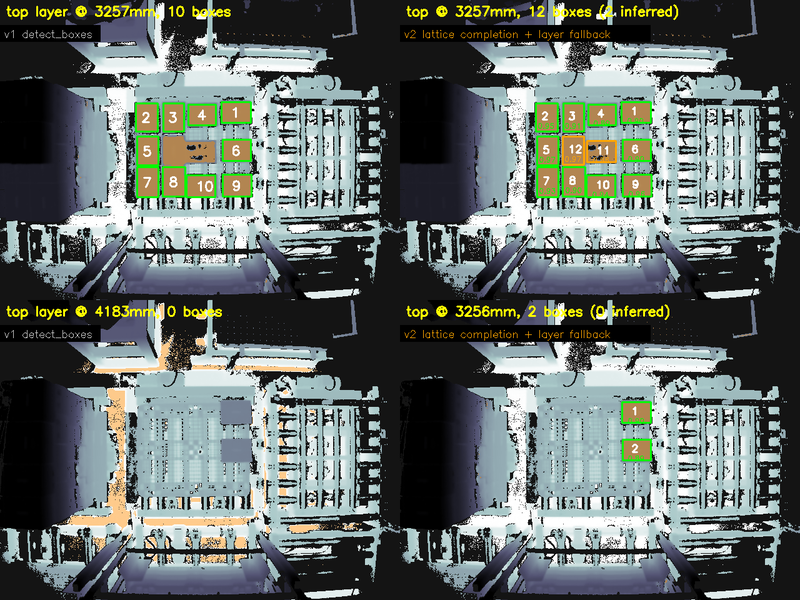
#> input picture assets/detector_v2_recovered.png, 800 x 600 px, shrunk from 1280 x 960 before the run
$ python make_summary_pdf.py
#> lines starting #> are read from the running program, lines starting #| are printed output that depends on the picture
# -*- coding: utf-8 -*-
"""로봇 관련 핵심만 추린 2장 요약 PDF (A4 가로). 로컬 산출물 — docs/research/ (gitignore).

    python tools/make_summary_pdf.py  ->  docs/research/Robot_Sim_요약_2p.pdf (+ 페이지 PNG 미리보기)

1장: 한 줄 소개 + 워크플로 그림(데이터 → 인식 → 로봇 좌표 → 트윈 폐루프 → ROS2, 대차 갈래) + 핵심 수치 타일 6개 + 한계 4줄.
2장: 결과 그림 6장. 캡션은 화면에 보이는 것부터 두 줄 안에.
글은 되도록 줄이고 그림과 수치로 보여 준다. 남기는 문장은 기호 나열 대신 문장으로 쓴다.
"""
from __future__ import annotations

import textwrap
from pathlib import Path

import matplotlib
matplotlib.use("Agg")
import matplotlib.font_manager as fm
import matplotlib.pyplot as plt
from matplotlib.backends.backend_pdf import PdfPages
from matplotlib.image import imread
from matplotlib.patches import FancyArrowPatch, FancyBboxPatch

ROOT = Path(__file__).resolve().parent.parent
A = ROOT / "assets"
OUT = ROOT / "docs" / "research" / "Robot_Sim_요약_2p.pdf"
PAGE_W, PAGE_H = 11.69, 8.27          # A4 가로 (inch)

for cand in (r"C:\Windows\Fonts\malgun.ttf", "/usr/share/fonts/truetype/nanum/NanumGothic.ttf"):
    if Path(cand).exists():
        fm.fontManager.addfont(cand)
        plt.rcParams["font.family"] = fm.FontProperties(fname=cand).get_name()
        break
plt.rcParams["axes.unicode_minus"] = False
INK, MUTED, ACC, RED, RULE = "#111827", "#4b5563", "#1d4ed8", "#b91c1c", "#d1d5db"


def _clean(s: str) -> str:
    # Malgun Gothic 에 없는 글리프 치환 (U+2212 MINUS 등)
    return s.replace("−", "-").replace("≥", ">=").replace("≤", "<=")


def _wrap(s: str, width_frac: float, size: float) -> str:
    """페이지 폭 비율 width_frac 안에 들어가게 줄바꿈. 한글 혼용 기준 보수적 폭 추정."""
    width_in = width_frac * PAGE_W
    chars = max(int(width_in * 72 / (size * 0.78)), 20)
    return "\n".join(textwrap.fill(line, chars) for line in _clean(s).split("\n"))


def text(fig, x, y, s, size=9.5, color=INK, weight="normal", ha="left", va="top", wrap=None):
    if wrap:
        s = _wrap(s, wrap, size)
    else:
        s = _clean(s)
    fig.text(x, y, s, fontsize=size, color=color, fontweight=weight, ha=ha, va=va, linespacing=1.45)


def rule(fig, y, x0=0.04, x1=0.96):
    fig.add_artist(plt.Line2D([x0, x1], [y, y], transform=fig.transFigure, color=RULE, linewidth=0.6))


def image(fig, path, box, title=None, caption=None, caption_size=8.0):
    """box = (x0, y_top, w, h) 페이지 비율. 이미지 비율을 유지해 박스 안 왼쪽 위에 붙이고,
    제목은 이미지 바로 위, 캡션은 이미지 바로 아래에 (박스가 아니라 실제 이미지 기준)."""
    x0, y_top, w, h = box
    if title:
        text(fig, x0, y_top + 0.004, title, 10.5, INK, weight="bold", va="bottom")
    if not Path(path).exists():
        fig.text(x0 + w / 2, y_top - h / 2, f"(missing) {Path(path).name}", ha="center", color=RED)
        return
    im = imread(path)
    ih, iw = im.shape[:2]
    box_w_in, box_h_in = w * PAGE_W, h * PAGE_H
    scale = min(box_w_in / iw, box_h_in / ih)
    w_fit, h_fit = iw * scale / PAGE_W, ih * scale / PAGE_H
    ax = fig.add_axes((x0, y_top - h_fit, w_fit, h_fit))
    ax.axis("off")
    ax.imshow(im)
    if caption:
        text(fig, x0, y_top - h_fit - 0.008, caption, caption_size, MUTED, wrap=w)


# ----------------------------------------------------------------------------- 도형 (워크플로용)
def box(fig, x, y, w, h, fill="#f7f8fa", edge="#9aa3ad", lw=1.0, dash=None):
    """페이지 비율 좌표의 둥근 상자."""
    p = FancyBboxPatch((x, y), w, h, boxstyle="round,pad=0,rounding_size=0.008",
                       transform=fig.transFigure, facecolor=fill, edgecolor=edge, linewidth=lw,
                       linestyle=(0, (4, 3)) if dash else "solid", zorder=1)
    fig.add_artist(p)
    return p


def arrow(fig, x1, y1, x2, y2, color="#4b5563", label=None, lw=1.2):
    a = FancyArrowPatch((x1, y1), (x2, y2), transform=fig.transFigure, arrowstyle="-|>",
                        mutation_scale=11, color=color, linewidth=lw, zorder=2)
    fig.add_artist(a)
    if label:
        fig.text((x1 + x2) / 2, max(y1, y2) + 0.012, _clean(label), fontsize=7.0, color=MUTED, ha="center")


def stage(fig, x, y, w, h, title, lines, kpi=None, fill="#f7f8fa", edge="#9aa3ad", tcol=INK):
    """워크플로 한 칸: 제목 + 짧은 줄 + 강조 수치."""
    box(fig, x, y, w, h, fill, edge)
    text(fig, x + 0.010, y + h - 0.016, title, 9.6, tcol, weight="bold")
    for i, ln in enumerate(lines):
        text(fig, x + 0.010, y + h - 0.045 - 0.026 * i, ln, 8.0, MUTED)
    if kpi:
        text(fig, x + 0.010, y + 0.012, kpi, 9.0, ACC, weight="bold", va="bottom")


def tile(fig, x, y, w, h, value, label, note):
    """핵심 수치 타일: 큰 숫자 + 무엇인지 + 뜻 한 줄."""
    box(fig, x, y, w, h, "#ffffff", "#cbd5e1")
    fig.text(x + w / 2, y + h - 0.030, _clean(value), fontsize=17, color=ACC, fontweight="bold",
             ha="center", va="center")
    fig.text(x + w / 2, y + h - 0.062, _clean(label), fontsize=8.4, color=INK, ha="center", va="center",
             fontweight="bold")
    fig.text(x + w / 2, y + 0.012, _clean(note), fontsize=7.4, color=MUTED, ha="center", va="bottom")


def page1(pdf):
    fig = plt.figure(figsize=(PAGE_W, PAGE_H))
    text(fig, 0.04, 0.965, "Robot_Sim — 공장 ToF 데이터로 만든 로봇 인식 소프트웨어", 15, weight="bold")
    text(fig, 0.04, 0.932,
         "공장에서 찍은 거리(ToF) 카메라 데이터로 두 가지를 만들었다. 팔레트 위 박스를 찾아 로봇이 집을 위치·자세를 내는 것, "
         "대차의 견인 고리 위치를 대차 기준 좌표로 내는 것. 같은 셀을 MuJoCo 로 재현해 인식 결과만으로 집어 옮기는 것까지 닫았고 "
         "ROS2 노드로 감쌌다. 실제 로봇은 없고 원본 데이터는 비공개다.", 9.0, MUTED, wrap=0.92)

    # ---------------------------------------------------------------- 워크플로
    text(fig, 0.04, 0.868, "워크플로 — 데이터에서 로봇 명령까지", 11.5, weight="bold")
    y, h = 0.66, 0.185
    xs = [0.040, 0.234, 0.428, 0.622, 0.816]
    w = 0.164
    stages = [
        ("① 실측 ToF", ["30장면 · 단일 SKU", "X/Y/거리/강도 640×480", "노이즈 실측으로 모델링"], "비공개 · 로컬 전용"),
        ("② 인식 (numpy/opencv)", ["층 깊이 + 강도 에지", "격자 보완으로 빈 칸 채움", "판정: OK/재촬영/저신뢰"], "167 / 167 박스"),
        ("③ 로봇 좌표", ["평면 피팅 → 중심·법선", "카메라→로봇 4×4 변환(핸드아이)", "6-DoF 픽 포즈(요 포함)"], "중심 오차 8.5 mm"),
        ("④ 셀 트윈 폐루프", ["MuJoCo 로 셀 재현", "인식 결과만으로 집기", "UR10e IK·충돌·경로 계획"], "인식 구동 78%"),
        ("⑤ ROS2 (Humble)", ["노드 6개 · rviz2", "픽 실행 액션 · TF", "launch_testing 통합 5"], "12박스 12/12"),
    ]
    for i, (x, (t, lines, kpi)) in enumerate(zip(xs, stages)):
        last = i == len(stages) - 1
        stage(fig, x, y, w, h, t, lines, kpi,
              fill="#eef5ff" if last else "#f7f8fa", edge="#2563eb" if last else "#9aa3ad",
              tcol=ACC if last else INK)
        if i:
            arrow(fig, xs[i - 1] + w, y + h / 2, x, y + h / 2)

    # 대차 갈래 (아래 줄)
    y2, h2 = 0.505, 0.115
    stages2 = [
        ("대차 장면 (실측 4회 · 합성)", ["카메라가 데크를 40° 비스듬히 봄"], None),
        ("고리 좌표", ["데크 평면·림·레일에서 대차 좌표계 추정"], "반복 RMS 3.85 mm"),
        ("AGV 도킹 (시뮬)", ["고리 포즈로 결합 위치까지 주행 · stop-and-go"], "30회 중 27회 결합"),
    ]
    xs2 = [0.040, 0.330, 0.620]
    w2 = 0.258
    for i, (x, (t, lines, kpi)) in enumerate(zip(xs2, stages2)):
        stage(fig, x, y2, w2, h2, t, lines, kpi)
        if i:
            arrow(fig, xs2[i - 1] + w2, y2 + h2 / 2, x, y2 + h2 / 2)
    # 좌표 변환이 맞는지 스스로 검사한 값 (같은 고리를 두 경로로 구해 비교)
    box(fig, 0.878, y2, 0.082, h2, "#ffffff", "#cbd5e1")
    fig.text(0.919, y2 + h2 - 0.032, "0.003 mm", fontsize=11.5, color=ACC, fontweight="bold", ha="center", va="center")
    fig.text(0.919, y2 + h2 - 0.062, _clean("좌표 변환 검사"), fontsize=7.8, color=INK, ha="center", va="center", fontweight="bold")
    fig.text(0.919, y2 + 0.014, _clean("TF 값 vs 인식 값"), fontsize=7.0, color=MUTED, ha="center", va="bottom")

    # ---------------------------------------------------------------- 핵심 수치 타일
    text(fig, 0.04, 0.455, "핵심 수치", 11.5, weight="bold")
    ty, th = 0.285, 0.135
    tw, gap = 0.1455, 0.0164
    tiles = [
        ("167 / 167", "박스 검출 (실측 30장면)", "RGB 사진으로 센 수와 같다"),
        ("8.5 mm", "픽 위치 오차 (트윈)", "시뮬레이터의 진짜 위치와 비교"),
        ("43 → 78 %", "인식만으로 집어 옮기기", "직전 층을 사전으로 쓴 뒤"),
        ("87 → 100 %", "UR10e 도달 (167포즈)", "리니어 트랙 0.6 m 를 더하면"),
        ("27 / 30", "AGV 도킹 결합 (시뮬)", "정답 기준 26 · 평균 9.1초"),
        ("104 + 40", "자동 테스트 (pytest+ROS)", "회사 데이터 없이 98건이 돈다"),
    ]
    for i, (v, lab, note) in enumerate(tiles):
        tile(fig, 0.04 + i * (tw + gap), ty, tw, th, v, lab, note)

    # ---------------------------------------------------------------- 한계
    text(fig, 0.04, 0.245, "한계 (읽고 수치를 쓸 것)", 11.5, weight="bold")
    lim = [
        "박스 종류 하나, 카메라 한 대, 연속 30장면에서만 확인했다.",
        "크기가 섞이면 검출이 80 → 22%로 떨어진다(층 선택이 원인). 카메라 기울기는 5도까지 버틴다.",
        "실측 정답은 검출 결과를 사람이 눈으로 확인한 것이다. 줄자로 잰 정답은 없다.",
        "팔·AGV 는 기구학 시뮬이다. 흡착·바퀴 물리는 없다(경로 계획은 §14 에서 붙였다).",
        "실제 로봇·센서 드라이버는 없고, 핸드아이 외참도 실측 보드로 한 번 돌리는 것이 남았다.",
    ]
    for i, ln in enumerate(lim):
        text(fig, 0.045, 0.212 - 0.031 * i, "· " + ln, 8.6, MUTED)

    # 결과 화면 미리보기 두 장 (자세한 그림은 2장)
    text(fig, 0.545, 0.245, "결과 화면 (자세한 그림은 2장)", 11.5, weight="bold")
    image(fig, A / "detector_v2_recovered.png", (0.545, 0.212, 0.185, 0.150),
          caption="ToF 거리 이미지 위의 검출 결과. 왼쪽이 첫 버전, 오른쪽이 개선 버전.", caption_size=7.2)
#> in image, im is the input picture: shape (600, 800, 3) float32; mean R, G, B 0.388, 0.421, 0.407
    image(fig, A / "ros2_twin_cycle_rviz.png", (0.755, 0.212, 0.205, 0.150),
          caption="ROS2 노드가 트윈의 UR10e 를 구동하는 rviz 화면.", caption_size=7.2)
#> call 2 of image, with box = (0.755, 0.212, 0.205, 0.15), caption = 'ROS2 노드가 트윈의 UR10e 를 구동하는 rviz 화면.', caption_size = 7.2
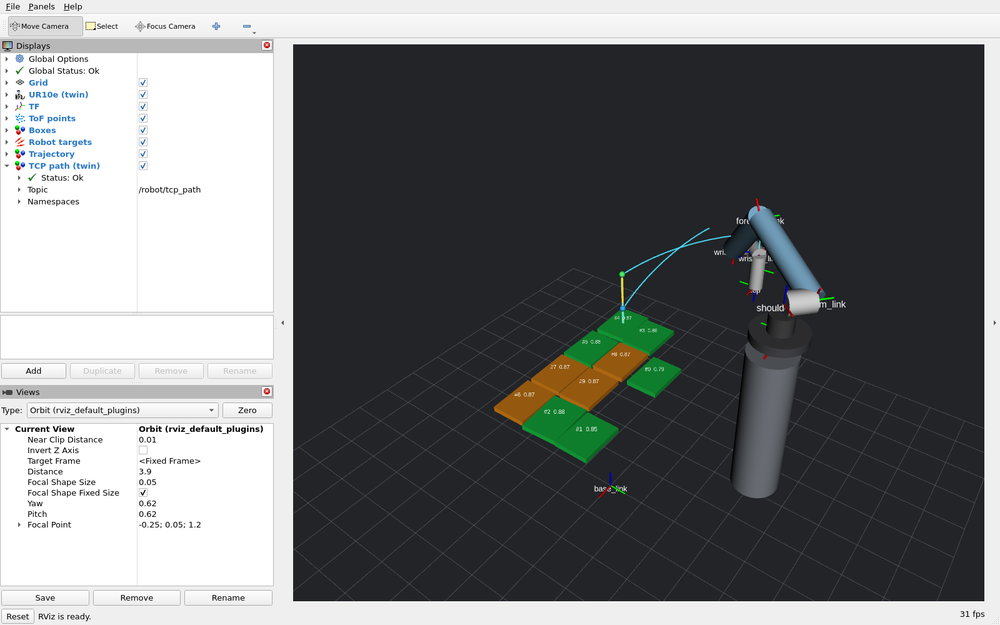
#> input picture assets/ros2_twin_cycle_rviz.png, 1000 x 625 px, shrunk from 1600 x 1000 before the run
#> in image, im is the input picture: shape (625, 1000, 3) float32; mean R, G, B 0.456, 0.463, 0.467

    text(fig, 0.04, 0.030,
         "github.com/CVKim/RobotSim  ·  수치 원본은 results/*.json  ·  원본 데이터는 비공개(집계 수치와 depth 시각화만 공개)",
         7.8, MUTED)
    pdf.savefig(fig)
    plt.close(fig)


def page2(pdf):
    fig = plt.figure(figsize=(PAGE_W, PAGE_H))
    text(fig, 0.04, 0.965, "결과 그림 — 화면에 무엇이 보이는지", 15, weight="bold")
    # 2열 3행 — 가로로 긴 차트가 커야 읽힌다 (3열이면 폭에 눌려 축 글씨가 안 보였다)
    W = 0.435
    X = (0.045, 0.525)
    R = (0.900, 0.610, 0.320)
    H = 0.195
    image(fig, A / "detector_v2_recovered.png", (X[0], R[0], W, H),
          "1. 박스 검출, 첫 버전과 개선 버전",
          "ToF 거리 이미지 위에 찾은 박스 윗면. 왼쪽 열이 첫 버전, 오른쪽 열이 개선 버전이다. 위 줄은 붙은 박스를 합친 경우, "
          "아래 줄은 남은 2개에서 층을 잘못 고른 경우다. 30장면 전체로는 152 → 167개(전부).")
    image(fig, A / "twin_detect_accuracy.png", (X[1], R[0], W, H),
          "2. 시뮬레이터에서 잰 위치 오차",
          "시뮬레이터는 진짜 위치를 아니까 직접 비교할 수 있다. 왼쪽이 중심 오차 분포(평균 8.5 mm), 가운데가 크기 편차"
          "(8~15 mm 작게 잰다), 오른쪽이 개수 리콜·정밀도다. 이 비교에서 검출기 결함 2건을 고쳤다.")
    image(fig, A / "twin_closed_loop.png", (X[0], R[1], W, H),
          "3. 인식 결과만으로 집어 옮기기 (실행기 6종)",
          "왼쪽이 성공률(파랑 = 정답 위치, 주황 = 인식 결과), 가운데가 실패 사유, 오른쪽이 사이클 시간이다. "
          "오른쪽 두 쌍은 직전 층을 사전으로 쓴 결과로 43 → 78%(mocap), 65 → 75%(트랙 팔).")
    image(fig, A / "ros2_twin_cycle_rviz.png", (X[1], R[1], W, H),
          "4. ROS2 노드가 시뮬레이터의 팔을 구동하는 화면",
          "파란 팔이 시뮬레이터의 UR10e 다(관절각을 받아 rviz 가 그린다). 초록·주황 판이 남은 박스, 하늘색 선이 팔 끝 경로, "
          "노란 세 점이 이번 명령이다. 팔이 완료를 보고하면 인식 노드가 다음 프레임을 찍는다. 12박스를 전부 놓았다.")
    image(fig, A / "ros2_rviz_cart_synthetic.png", (X[0], R[2], W, H),
          "5. ROS2 대차 노드를 rviz로 본 화면",
          "파란 판이 데크, 자홍 선이 앞 테두리, 노란 선이 레일, 초록 기둥이 고리, 위쪽 축이 카메라다. 이 셋으로 대차 좌표계를 "
          "매 프레임 새로 잡는다. 카메라 높이가 바뀌어도 고리는 같은 자리(u 36 mm)에 잡힌다.")
    image(fig, A / "hook_v2_overlay.png", (X[1], R[2], W, H),
          "6. 실제 대차에서 고리를 찾은 화면",
          "실제 대차의 ToF 반사 강도 이미지. 빨강이 고리 벽, 주황이 레일, 노랑이 고리 꼭대기, 십자가 추정한 고리 위치다. "
          "네 번 촬영에서 이 위치의 흩어짐(RMS)은 3.85 mm.")
    text(fig, 0.04, 0.03, "자세한 내용: docs/30_결과_상세.md (수치), docs/41_셀_트윈.md (시뮬레이터), docs/42_ROS2_핸즈온.md (ROS2)", 7.8, MUTED)
    pdf.savefig(fig)
    plt.close(fig)


class _PdfAndPng:
    """PdfPages 래퍼 — 페이지마다 PNG 미리보기도 저장 (poppler 없이 검토·공유용)."""

    def __init__(self, pdf, stem):
        self.pdf, self.stem, self.n = pdf, stem, 0

    def savefig(self, fig):
        self.n += 1
        fig.savefig(self.stem.with_name(f"{self.stem.name}_p{self.n}.png"), dpi=160)
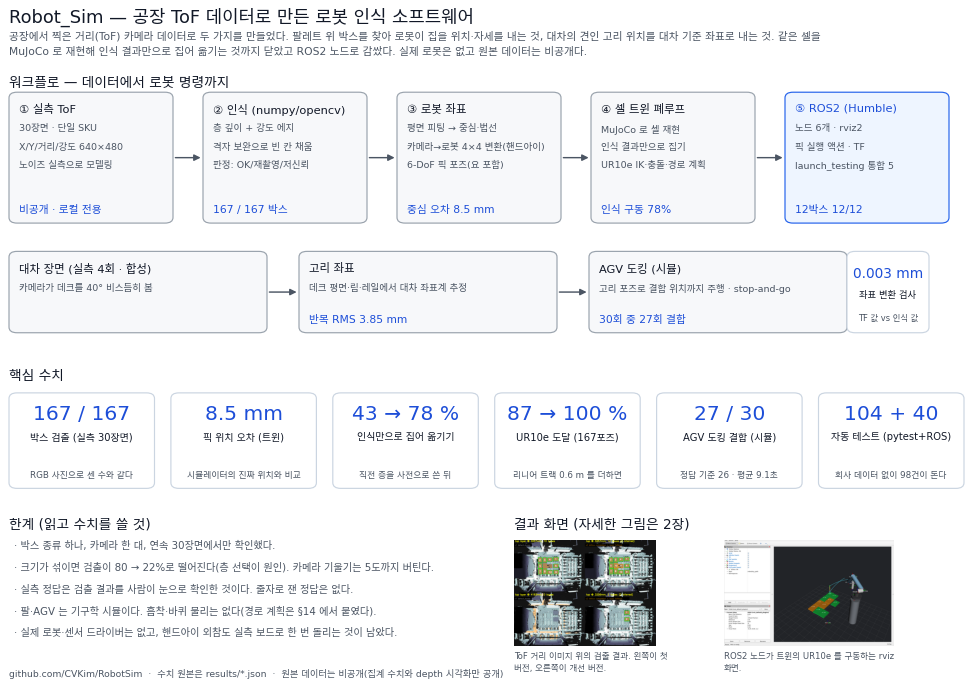
#> figure drawn by matplotlib, 2 panels
        self.pdf.savefig(fig)


def main():
    OUT.parent.mkdir(parents=True, exist_ok=True)
    with PdfPages(OUT) as pdf:
        both = _PdfAndPng(pdf, OUT.with_suffix(""))
        page1(both)
        page2(both)
#> call 4 of image, with box = (0.525, 0.9, 0.435, 0.195), title = '2. 시뮬레이터에서 잰 위치 오차', caption_size = 8
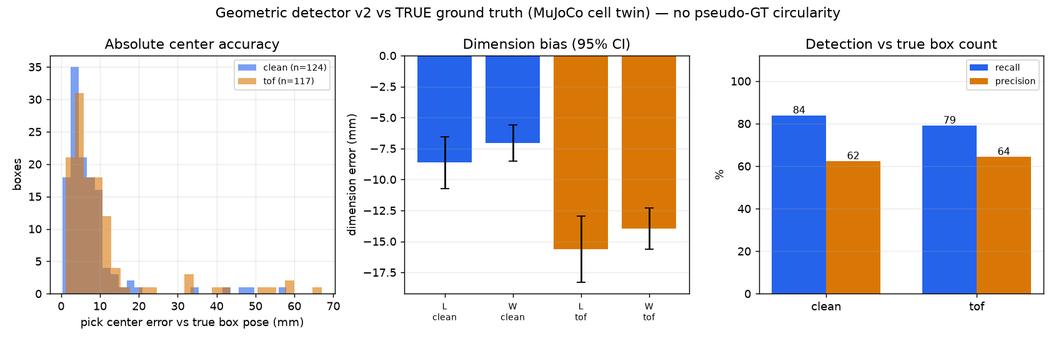
#> input picture assets/twin_detect_accuracy.png, 1056 x 341 px, shrunk from 1690 x 546 before the run
#> in image, im is the input picture: shape (341, 1056, 4) float32; mean R, G, B, A 0.88, 0.86, 0.86, 1
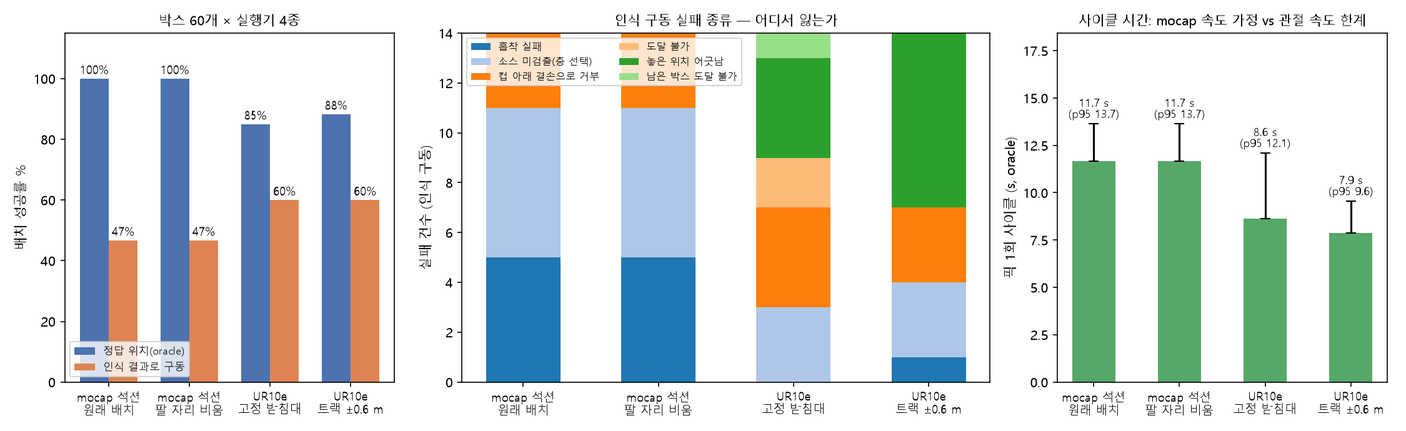
#> input picture assets/twin_closed_loop.png, 1406 x 431 px, shrunk from 2250 x 690 before the run
#> in image, im is the input picture: shape (431, 1406, 4) float32; mean R, G, B, A 0.825, 0.856, 0.833, 1
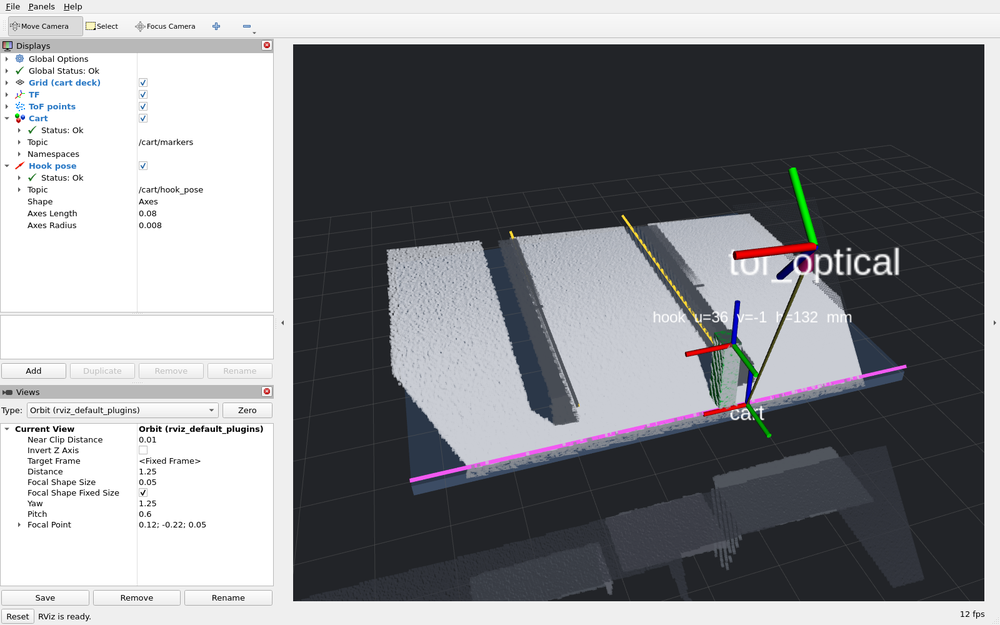
#> input picture assets/ros2_rviz_cart_synthetic.png, 1000 x 625 px, shrunk from 1600 x 1000 before the run
#> in image, im is the input picture: shape (625, 1000, 3) float32; mean R, G, B 0.53, 0.536, 0.548
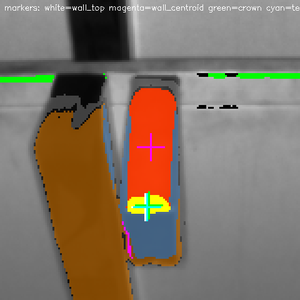
#> input picture assets/hook_v2_overlay.png, 300 x 300 px, shrunk from 480 x 480 before the run
#> in image, im is the input picture: shape (300, 300, 3) float32; mean R, G, B 0.506, 0.451, 0.394
    print("saved", OUT, "+ page PNGs")


if __name__ == "__main__":
    main()
